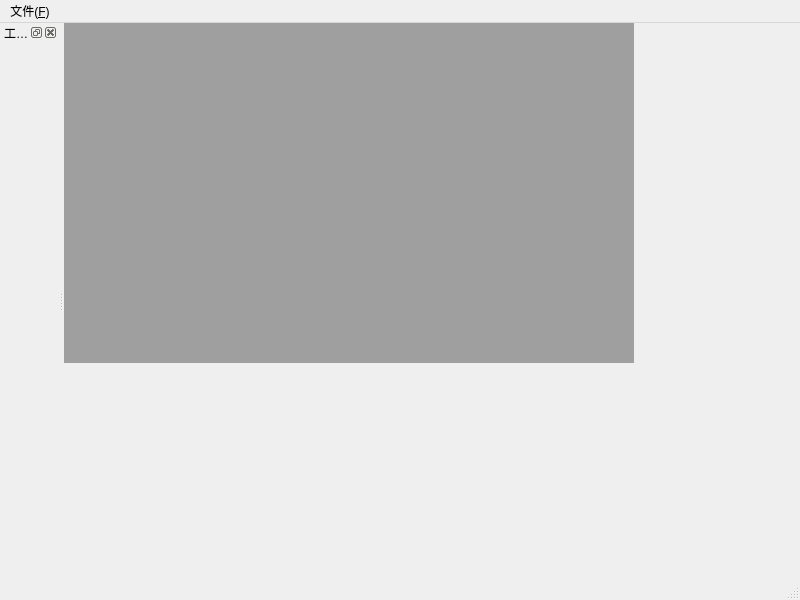
<?xml version="1.0" encoding="UTF-8"?>
<ui version="4.0">
 <class>MainWindow</class>
 <widget class="QMainWindow" name="MainWindow">
  <property name="geometry">
   <rect>
    <x>0</x>
    <y>0</y>
    <width>800</width>
    <height>600</height>
   </rect>
  </property>
  <property name="windowTitle">
   <string>MainWindow</string>
  </property>
  <widget class="QWidget" name="centralwidget">
   <widget class="QMdiArea" name="mdiArea">
    <property name="geometry">
     <rect>
      <x>-231</x>
      <y>-1</y>
      <width>801</width>
      <height>341</height>
     </rect>
    </property>
   </widget>
  </widget>
  <widget class="QMenuBar" name="menubar">
   <property name="geometry">
    <rect>
     <x>0</x>
     <y>0</y>
     <width>800</width>
     <height>18</height>
    </rect>
   </property>
   <widget class="QMenu" name="menu_F">
    <property name="title">
     <string>文件(&amp;F)</string>
    </property>
    <addaction name="actionnewfile_N"/>
    <addaction name="actionshowdock_S"/>
   </widget>
   <addaction name="menu_F"/>
  </widget>
  <widget class="QStatusBar" name="statusbar"/>
  <widget class="QDockWidget" name="dockWidget">
   <property name="windowTitle">
    <string>工具栏</string>
   </property>
   <attribute name="dockWidgetArea">
    <number>1</number>
   </attribute>
   <widget class="QWidget" name="dockWidgetContents">
    <widget class="QTextEdit" name="textEdit">
     <property name="geometry">
      <rect>
       <x>70</x>
       <y>70</y>
       <width>104</width>
       <height>66</height>
      </rect>
     </property>
    </widget>
   </widget>
  </widget>
  <action name="actionnewfile_N">
   <property name="icon">
    <iconset resource="res.qrc">
     <normaloff>:/res/new.png</normaloff>:/res/new.png</iconset>
   </property>
   <property name="text">
    <string>新建文件(&amp;N)</string>
   </property>
  </action>
  <action name="actionshowdock_S">
   <property name="icon">
    <iconset resource="res.qrc">
     <normaloff>:/res/dock.png</normaloff>:/res/dock.png</iconset>
   </property>
   <property name="text">
    <string>显示dock(&amp;S)</string>
   </property>
  </action>
 </widget>
 <resources>
  <include location="res.qrc"/>
 </resources>
 <connections/>
</ui>
